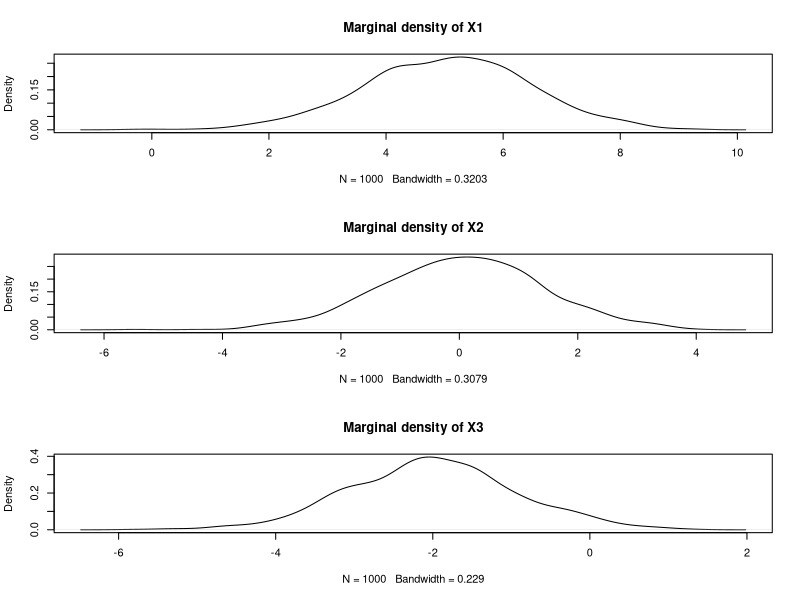
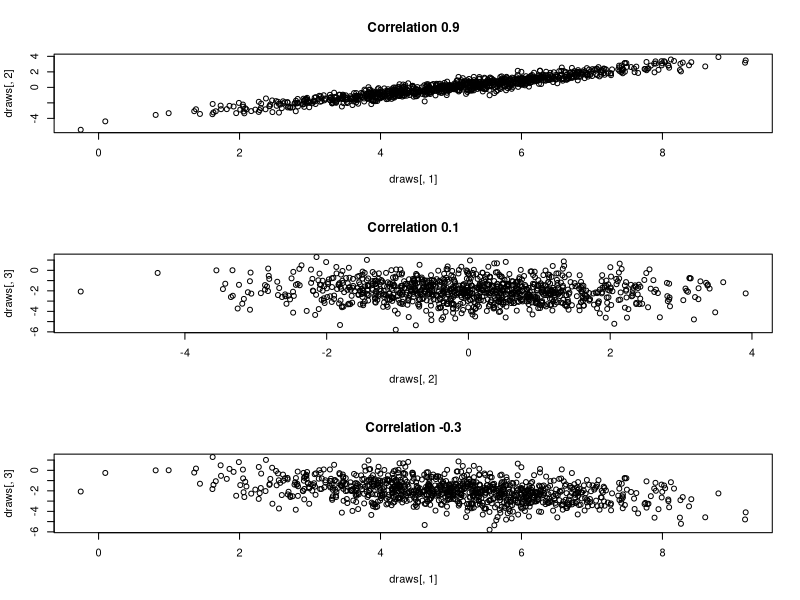

The R script that drew these images, in order:
rm(list = ls())

set.seed(191178)

multinorm <- function(mu, sigma, N = 1e3) {
    decomp <- eigen(sigma)
    p <- length(mu)

    ## check for psd
    e_values <- decomp$values
    is_psd <- 1
    for (i in 1:p) {
        if (e_values[i] < 0) {
            is_psd <- 0
            break
        }
    }
    if (is_psd) {
        sigma.sq <- decomp$vectors %*% diag(e_values, p) %*% solve(decomp$vectors)
        samples <- matrix(0, nrow = N, ncol = p)

        for (i in 1:N) {
            prop <- rnorm(p, 0, 1)
            samples[i, ] <- mu + sigma.sq %*% prop
        }
        return(samples)
    }
}

mu <- c(5, 0, -2)
sigma <- matrix(c(1, .9, -.3, .9, 1, .1, -.3, .1, 1), nrow = 3, ncol = 3)
draws <- multinorm(mu, sigma)

par(mfrow = c(3,1))
plot(density(draws[,1]), main = "Marginal density of X1")
plot(density(draws[,2]), main = "Marginal density of X2")
plot(density(draws[,3]), main = "Marginal density of X3")

par(mfrow = c(3,1))
plot(draws[,1], draws[,2], main = "Correlation 0.9")
plot(draws[,2], draws[,3], main = "Correlation 0.1")
plot(draws[,1], draws[,3], main = "Correlation -0.3")
